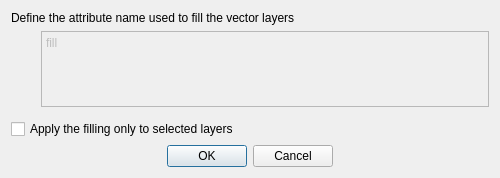
<?xml version="1.0" encoding="UTF-8"?>
<ui version="4.0">
 <author>Borys Jurgiel</author>
 <class>ConfigureReloaderDialogBase</class>
 <widget class="QDialog" name="ConfigureReloaderDialogBase">
  <property name="geometry">
   <rect>
    <x>0</x>
    <y>0</y>
    <width>500</width>
    <height>178</height>
   </rect>
  </property>
  <property name="sizePolicy">
   <sizepolicy hsizetype="Preferred" vsizetype="Preferred">
    <horstretch>0</horstretch>
    <verstretch>0</verstretch>
   </sizepolicy>
  </property>
  <property name="maximumSize">
   <size>
    <width>500</width>
    <height>300</height>
   </size>
  </property>
  <property name="contextMenuPolicy">
   <enum>Qt::DefaultContextMenu</enum>
  </property>
  <property name="windowTitle">
   <string>Configure Plugin reloader</string>
  </property>
  <property name="whatsThis">
   <string/>
  </property>
  <layout class="QGridLayout" name="gridLayout">
   <item row="3" column="0">
    <layout class="QGridLayout" name="gridLayout_2">
     <property name="bottomMargin">
      <number>6</number>
     </property>
     <item row="0" column="0">
      <spacer name="horizontal_spacer">
       <property name="orientation">
        <enum>Qt::Horizontal</enum>
       </property>
       <property name="sizeType">
        <enum>QSizePolicy::Fixed</enum>
       </property>
       <property name="sizeHint" stdset="0">
        <size>
         <width>30</width>
         <height>20</height>
        </size>
       </property>
      </spacer>
     </item>
     <item row="0" column="1">
      <widget class="QPlainTextEdit" name="fill_attribute_name">
       <property name="enabled">
        <bool>false</bool>
       </property>
       <property name="toolTip">
        <string>&lt;html&gt;&lt;head/&gt;&lt;body&gt;&lt;p&gt;QGIS will try to execute any commands typed here in a shell before reloading the plugin.&lt;/p&gt;
&lt;p&gt;This can be useful, for example, if you need to copy the new source code into the QGIS plugins directory.&lt;/p&gt;&lt;/body&gt;&lt;/html&gt;</string>
       </property>
       <property name="plainText">
        <string>fill</string>
       </property>
      </widget>
     </item>
    </layout>
   </item>
   <item row="5" column="0">
    <widget class="QDialogButtonBox" name="buttonBox">
     <property name="focusPolicy">
      <enum>Qt::NoFocus</enum>
     </property>
     <property name="standardButtons">
      <set>QDialogButtonBox::Cancel|QDialogButtonBox::Ok</set>
     </property>
     <property name="centerButtons">
      <bool>true</bool>
     </property>
    </widget>
   </item>
   <item row="0" column="0">
    <widget class="QLabel" name="label">
     <property name="text">
      <string>Define the attribute name used to fill the vector layers</string>
     </property>
    </widget>
   </item>
   <item row="4" column="0">
    <widget class="QCheckBox" name="selected_layer_flag">
     <property name="sizePolicy">
      <sizepolicy hsizetype="Expanding" vsizetype="Fixed">
       <horstretch>0</horstretch>
       <verstretch>0</verstretch>
      </sizepolicy>
     </property>
     <property name="toolTip">
      <string>&lt;html&gt;&lt;head/&gt;&lt;body&gt;&lt;p&gt;QGIS will try to execute any commands typed here in a shell before reloading the plugin.&lt;/p&gt;
&lt;p&gt;This can be useful, for example, if you need to copy the new source code into the QGIS plugins directory.&lt;/p&gt;&lt;/body&gt;&lt;/html&gt;</string>
     </property>
     <property name="text">
      <string>Apply the filling only to selected layers</string>
     </property>
    </widget>
   </item>
  </layout>
 </widget>
 <tabstops>
  <tabstop>fill_attribute_name</tabstop>
 </tabstops>
 <resources/>
 <connections>
  <connection>
   <sender>buttonBox</sender>
   <signal>accepted()</signal>
   <receiver>ConfigureReloaderDialogBase</receiver>
   <slot>accept()</slot>
   <hints>
    <hint type="sourcelabel">
     <x>117</x>
     <y>192</y>
    </hint>
    <hint type="destinationlabel">
     <x>42</x>
     <y>91</y>
    </hint>
   </hints>
  </connection>
  <connection>
   <sender>buttonBox</sender>
   <signal>rejected()</signal>
   <receiver>ConfigureReloaderDialogBase</receiver>
   <slot>reject()</slot>
   <hints>
    <hint type="sourcelabel">
     <x>253</x>
     <y>192</y>
    </hint>
    <hint type="destinationlabel">
     <x>208</x>
     <y>20</y>
    </hint>
   </hints>
  </connection>
 </connections>
</ui>
